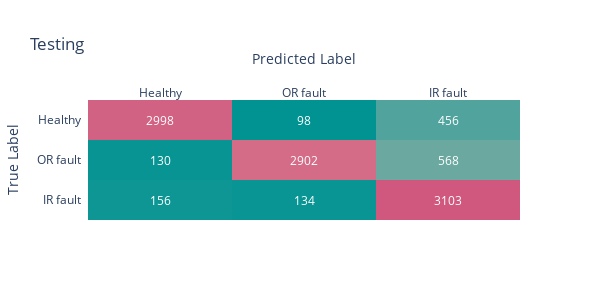

Notebook code cell kept with this figure:
### Code cell
# testing
# Construimos una visualización para la matriz de confusión
z_test = confusion_matrix(np.argmax(testy,axis=1), np.argmax(pred_test,axis=1))
# Reformateo la matriz para que me quede mejor el gráfico
z_test[[0,2],:] = z_test[[2,0],:]
x = ['Healthy', 'OR fault', 'IR fault']
y = ['IR fault', 'OR fault', 'Healthy']
z_text = [[str(y) for y in x] for x in z_test]
heatmap = ff.create_annotated_heatmap(z_test, x=x, y=y, annotation_text=z_text, colorscale='tealrose')
heatmap.update_layout(title_text='Testing',height=300,width=600,
                      xaxis_title="Predicted Label",yaxis_title="True Label")
heatmap.show()

### Figure 1 — Plotly figure (JSON) as saved in the notebook; plotly's stock layout.template omitted (floating-point values rounded to 4 significant figures)
{"data": [{"colorscale": [[0, "rgb(0, 147, 146)"], [0.1667, "rgb(114, 170, 161)"], [0.3333, "rgb(177, 199, 179)"], [0.5, "rgb(241, 234, 200)"], [0.6667, "rgb(229, 185, 173)"], [0.8333, "rgb(217, 137, 148)"], [1, "rgb(208, 88, 126)"]], "reversescale": false, "showscale": false, "type": "heatmap", "x": ["Healthy", "OR fault", "IR fault"], "y": ["IR fault", "OR fault", "Healthy"], "z": [[156, 134, 3103], [130, 2902, 568], [2998, 98, 456]]}], "layout": {"annotations": [{"font": {"color": "#FFFFFF"}, "showarrow": false, "text": "156", "x": "Healthy", "xref": "x", "y": "IR fault", "yref": "y"}, {"font": {"color": "#FFFFFF"}, "showarrow": false, "text": "134", "x": "OR fault", "xref": "x", "y": "IR fault", "yref": "y"}, {"font": {"color": "#FFFFFF"}, "showarrow": false, "text": "3103", "x": "IR fault", "xref": "x", "y": "IR fault", "yref": "y"}, {"font": {"color": "#FFFFFF"}, "showarrow": false, "text": "130", "x": "Healthy", "xref": "x", "y": "OR fault", "yref": "y"}, {"font": {"color": "#FFFFFF"}, "showarrow": false, "text": "2902", "x": "OR fault", "xref": "x", "y": "OR fault", "yref": "y"}, {"font": {"color": "#FFFFFF"}, "showarrow": false, "text": "568", "x": "IR fault", "xref": "x", "y": "OR fault", "yref": "y"}, {"font": {"color": "#FFFFFF"}, "showarrow": false, "text": "2998", "x": "Healthy", "xref": "x", "y": "Healthy", "yref": "y"}, {"font": {"color": "#FFFFFF"}, "showarrow": false, "text": "98", "x": "OR fault", "xref": "x", "y": "Healthy", "yref": "y"}, {"font": {"color": "#FFFFFF"}, "showarrow": false, "text": "456", "x": "IR fault", "xref": "x", "y": "Healthy", "yref": "y"}], "height": 300, "title": {"text": "Testing"}, "width": 600, "xaxis": {"dtick": 1, "gridcolor": "rgb(0, 0, 0)", "side": "top", "ticks": "", "title": {"text": "Predicted Label"}}, "yaxis": {"dtick": 1, "ticks": "", "ticksuffix": "  ", "title": {"text": "True Label"}}}}
